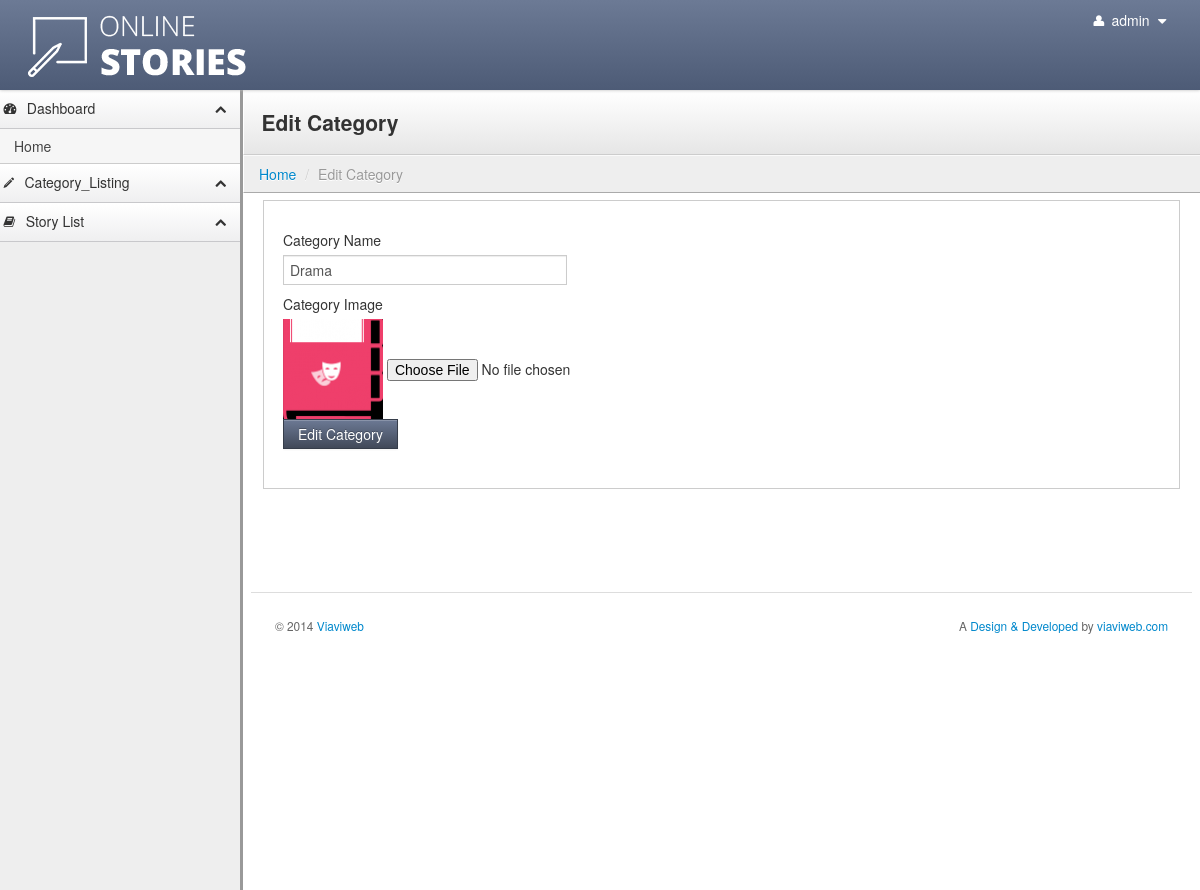
Page /add_category?category_id=3 (signed in) on the committed database.
### tables this page shows
CREATE TABLE IF NOT EXISTS `tbl_category` (
  `cid` int(11) NOT NULL AUTO_INCREMENT,
  `category_name` varchar(255) NOT NULL,
  `category_image` varchar(255) NOT NULL,
  PRIMARY KEY (`cid`)
);

### add_category.php (the view, shortened to what this page needs)
<?php include('includes/header.php');?>
<?php include('includes/menu.php');?>
<?php
	if(isset($_GET['category_id']))
	{
			$category_qry="SELECT * FROM tbl_category where cid='".$_GET['category_id']."'";
			$category_result=mysql_query($category_qry);
			$category_row=mysql_fetch_assoc($category_result);
	}
?>
<div class="content">
        <div class="header">
            <h1 class="page-title"><?php if(isset($_GET['category_id'])){?>Edit Category<?php }else {?>Add Category<?php }?></h1>
        </div>
            <ul class="breadcrumb">
            <li><a href="dashboard">Home</a> <span class="divider">/</span></li>
            <li class="active"><?php if(isset($_GET['category_id'])){?>Edit Category<?php }else {?>Add Category<?php }?></li>
       	 </ul>
        <div class="container-fluid">
            <div class="row-fluid">
<div class="well">
    <div id="myTabContent" class="tab-content">
      <div class="tab-pane active in" id="home">
    <form action="" name="addeditcategory" id="addeditcategory" method="post" class="jNice" enctype="multipart/form-data"
     onsubmit="<?php if(isset($_GET['category_id'])){?>return editValidation(this)<?php } else { ?> return checkValidation(this)
     <?php } ?>">
				<label>Category Name</label>
        <input type="text" name="category_name" id="category_name" value="<?php if(isset($_GET['category_id'])){echo $category_row['category_name'];}?>" class="input-xlarge">
    <label>Category Image</label>
        	<?php if(isset($_GET['category_id'])){?>
          <img src="images/thumb/<?php echo $category_row['category_image'];?>">
       <?php }?>
        	<input type="file" name="category_image" id="category_image" value="<?php echo $category_row['category_image'];?>" class="input-xlarge" >
         <div>
            <button class="btn btn-primary" type="submit" name="submit"><?php if(isset($_GET['category_id'])){?>Edit Category
             <?php }else {?>Add Category<?php }?></button>
        </div>
        </form>
      </div>
  </div>
</div>
     </div>
<?php include('includes/footer.php');?>

### stylesheets/theme.css (style rules this page uses)
body { background: #eee; background-image: url(http://subtlepatterns.com/patterns/furley_bg.png); background-position: initial initial; background-repeat: initial initial; background-position: initial initial; background-repeat: initial initial; margin: 0px; padding: 0px; }
h1 { margin-top: 0px; color: #eee; }
.content { min-width: 400px; position: relative; min-height: 800px; background: #fff; margin-left: 240px; border-left: 1px solid #cccccc; border-left: 3px solid #999999; }
.header { background: #ffffff; background: #ffffff; background: -webkit-gradient(linear, left bottom, left top, color-stop(0, #e6e6e6), color-stop(1, #ffffff)); background: -ms-linear-gradient(bottom, #e6e6e6, #ffffff); background: -moz-linear-gradient(center bottom, #e6e6e6 0%, #ffffff 100%); background: -o-linear-gradient(bottom, #e6e6e6, #ffffff); filter: progid:dximagetransform.microsoft.gradient(startColorStr='#4d5b76', EndColorStr='#6c7a95'); -ms-filter: "progid:DXImageTransform.Microsoft.gradient(startColorStr='#ffffff',EndColorStr='#e6e6e6')"; border-bottom: 1px solid #cccccc; border-top: 1px solid #ffffff; border-left: 1px solid #ffffff; padding: 0em 1.25em; }
.header h1 { margin: 1em 0em; padding: 0em; line-height: 1em; font-size: 1.5em; color: #eee; color: #333; }
.breadcrumb { -webkit-box-shadow: none; -moz-box-shadow: none; box-shadow: none; -webkit-border-radius: 0px; -moz-border-radius: 0px; border-radius: 0px; -moz-background-clip: padding; -webkit-background-clip: padding-box; background-clip: padding-box; background: #eee; border-bottom: 1px solid #aaa; border-top: 1px solid #fafafa; border-left: 1px solid #fff; margin-bottom: .5em; }
.btn { -webkit-border-radius: 0px; -moz-border-radius: 0px; border-radius: 0px; }
.btn-primary { background-color: #414959; background-image: -webkit-gradient(linear, 0 0, 0 100%, from(#6c7994), to(#414959)); background-image: -webkit-linear-gradient(top, #6c7994, #414959); background-image: -o-linear-gradient(top, #6c7994, #414959); background-image: linear-gradient(to bottom, #6c7994, #414959); background-image: -moz-linear-gradient(top, #6c7994, #414959); filter: progid:dximagetransform.microsoft.gradient(startColorStr='#6c7994', EndColorStr='#414959'); -ms-filter: "progid:DXImageTransform.Microsoft.gradient(startColorStr='#6c7994',EndColorStr='#414959')"; border: 1px solid #363d4a; }
.well { background-color: #fff; border: 1px solid #ccc; -webkit-box-shadow: 1px 1px 0px #ffffff; -moz-box-shadow: 1px 1px 0px #ffffff; box-shadow: 1px 1px 0px #ffffff; -webkit-border-radius: 0px; -moz-border-radius: 0px; border-radius: 0px; -moz-background-clip: padding; -webkit-background-clip: padding-box; background-clip: padding-box; }
input[type="text"], input[type="password"] { -webkit-border-radius: 0px; -moz-border-radius: 0px; border-radius: 0px; -moz-background-clip: padding; -webkit-background-clip: padding-box; background-clip: padding-box; }

### rows in the picture
tbl_category: category_name "Drama", category_image (picture)

### other values in the picture
$_SESSION['ADMIN_USERNAME'] "admin"
